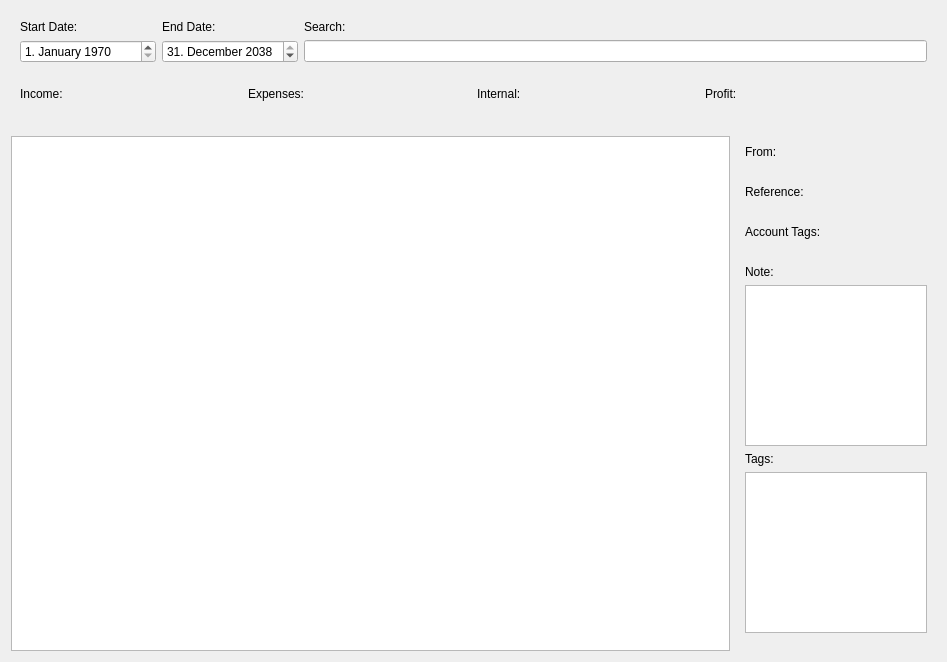
<?xml version="1.0" encoding="UTF-8"?>
<ui version="4.0">
 <class>TransferTab</class>
 <widget class="QWidget" name="TransferTab">
  <property name="geometry">
   <rect>
    <x>0</x>
    <y>0</y>
    <width>947</width>
    <height>662</height>
   </rect>
  </property>
  <layout class="QVBoxLayout" name="verticalLayout">
   <item>
    <widget class="QWidget" name="filterArea" native="true">
     <layout class="QGridLayout" name="gridLayout">
      <item row="1" column="4">
       <widget class="QLabel" name="lblFilterText">
        <property name="text">
         <string>Search:</string>
        </property>
       </widget>
      </item>
      <item row="1" column="3">
       <widget class="QLabel" name="lblFilterEndDate">
        <property name="text">
         <string>End Date:</string>
        </property>
       </widget>
      </item>
      <item row="2" column="3">
       <widget class="QDateEdit" name="filterEndDate">
        <property name="dateTime">
         <datetime>
          <hour>5</hour>
          <minute>0</minute>
          <second>0</second>
          <year>2038</year>
          <month>12</month>
          <day>31</day>
         </datetime>
        </property>
        <property name="displayFormat">
         <string>d. MMMM yyyy</string>
        </property>
        <property name="timeSpec">
         <enum>Qt::UTC</enum>
        </property>
        <property name="date">
         <date>
          <year>2038</year>
          <month>12</month>
          <day>31</day>
         </date>
        </property>
       </widget>
      </item>
      <item row="2" column="4">
       <widget class="QLineEdit" name="filterText">
        <property name="sizePolicy">
         <sizepolicy hsizetype="MinimumExpanding" vsizetype="Fixed">
          <horstretch>0</horstretch>
          <verstretch>0</verstretch>
         </sizepolicy>
        </property>
        <property name="toolTip">
         <string>Use column:value to filter specfic columns, also try checked, unchecked, internal, ...</string>
        </property>
       </widget>
      </item>
      <item row="2" column="0">
       <widget class="QDateEdit" name="filterStartDate">
        <property name="sizePolicy">
         <sizepolicy hsizetype="Minimum" vsizetype="Fixed">
          <horstretch>0</horstretch>
          <verstretch>0</verstretch>
         </sizepolicy>
        </property>
        <property name="dateTime">
         <datetime>
          <hour>5</hour>
          <minute>0</minute>
          <second>0</second>
          <year>1970</year>
          <month>1</month>
          <day>1</day>
         </datetime>
        </property>
        <property name="displayFormat">
         <string>d. MMMM yyyy</string>
        </property>
        <property name="timeSpec">
         <enum>Qt::UTC</enum>
        </property>
       </widget>
      </item>
      <item row="1" column="0">
       <widget class="QLabel" name="lblFilterStartDate">
        <property name="text">
         <string>Start Date:</string>
        </property>
       </widget>
      </item>
     </layout>
    </widget>
   </item>
   <item>
    <layout class="QHBoxLayout" name="filterMonthLinks"/>
   </item>
   <item>
    <widget class="QWidget" name="statsArea" native="true">
     <layout class="QGridLayout" name="gridLayout_2">
      <item row="1" column="0">
       <widget class="QLabel" name="statsRevenues">
        <property name="text">
         <string/>
        </property>
       </widget>
      </item>
      <item row="0" column="0">
       <widget class="QLabel" name="lblIncome">
        <property name="text">
         <string>Income:</string>
        </property>
       </widget>
      </item>
      <item row="0" column="1">
       <widget class="QLabel" name="lblExpenses">
        <property name="text">
         <string>Expenses:</string>
        </property>
       </widget>
      </item>
      <item row="1" column="3">
       <widget class="QLabel" name="statsProfit">
        <property name="text">
         <string/>
        </property>
       </widget>
      </item>
      <item row="0" column="3">
       <widget class="QLabel" name="lblProfit">
        <property name="text">
         <string>Profit:</string>
        </property>
       </widget>
      </item>
      <item row="1" column="1">
       <widget class="QLabel" name="statsExpenses">
        <property name="text">
         <string/>
        </property>
       </widget>
      </item>
      <item row="0" column="2">
       <widget class="QLabel" name="lblInternal">
        <property name="text">
         <string>Internal:</string>
        </property>
       </widget>
      </item>
      <item row="1" column="2">
       <widget class="QLabel" name="statsInternal">
        <property name="text">
         <string/>
        </property>
       </widget>
      </item>
     </layout>
    </widget>
   </item>
   <item>
    <layout class="QHBoxLayout" name="tableArea">
     <item>
      <widget class="QTableView" name="transfers"/>
     </item>
     <item>
      <widget class="QWidget" name="detailsArea" native="true">
       <property name="minimumSize">
        <size>
         <width>100</width>
         <height>0</height>
        </size>
       </property>
       <property name="maximumSize">
        <size>
         <width>200</width>
         <height>16777215</height>
        </size>
       </property>
       <layout class="QVBoxLayout" name="verticalLayout_3">
        <item>
         <widget class="QLabel" name="lblFrom">
          <property name="text">
           <string>From:</string>
          </property>
         </widget>
        </item>
        <item>
         <widget class="QLabel" name="detailsFrom">
          <property name="text">
           <string/>
          </property>
          <property name="wordWrap">
           <bool>true</bool>
          </property>
         </widget>
        </item>
        <item>
         <widget class="QLabel" name="lblReference">
          <property name="text">
           <string>Reference:</string>
          </property>
         </widget>
        </item>
        <item>
         <widget class="QLabel" name="detailsReference">
          <property name="text">
           <string/>
          </property>
          <property name="wordWrap">
           <bool>true</bool>
          </property>
         </widget>
        </item>
        <item>
         <widget class="QLabel" name="lblAccountTags">
          <property name="text">
           <string>Account Tags:</string>
          </property>
         </widget>
        </item>
        <item>
         <widget class="QLabel" name="detailsAccountTags">
          <property name="text">
           <string/>
          </property>
          <property name="wordWrap">
           <bool>true</bool>
          </property>
         </widget>
        </item>
        <item>
         <widget class="QLabel" name="lblNote">
          <property name="text">
           <string>Note:</string>
          </property>
         </widget>
        </item>
        <item>
         <widget class="QPlainTextEdit" name="detailsNote">
          <property name="tabChangesFocus">
           <bool>true</bool>
          </property>
         </widget>
        </item>
        <item>
         <widget class="QLabel" name="lblTags">
          <property name="text">
           <string>Tags:</string>
          </property>
         </widget>
        </item>
        <item>
         <widget class="TagEdit" name="detailsTags">
          <property name="tabChangesFocus">
           <bool>true</bool>
          </property>
         </widget>
        </item>
        <item>
         <spacer name="verticalSpacer2">
          <property name="orientation">
           <enum>Qt::Vertical</enum>
          </property>
          <property name="sizeHint" stdset="0">
           <size>
            <width>20</width>
            <height>40</height>
           </size>
          </property>
         </spacer>
        </item>
       </layout>
      </widget>
     </item>
    </layout>
   </item>
  </layout>
 </widget>
 <customwidgets>
  <customwidget>
   <class>TagEdit</class>
   <extends>QPlainTextEdit</extends>
   <header>src/ui/TagEdit.h</header>
  </customwidget>
 </customwidgets>
 <tabstops>
  <tabstop>filterStartDate</tabstop>
  <tabstop>filterEndDate</tabstop>
  <tabstop>filterText</tabstop>
  <tabstop>transfers</tabstop>
  <tabstop>detailsNote</tabstop>
  <tabstop>detailsTags</tabstop>
 </tabstops>
 <resources/>
 <connections/>
</ui>
